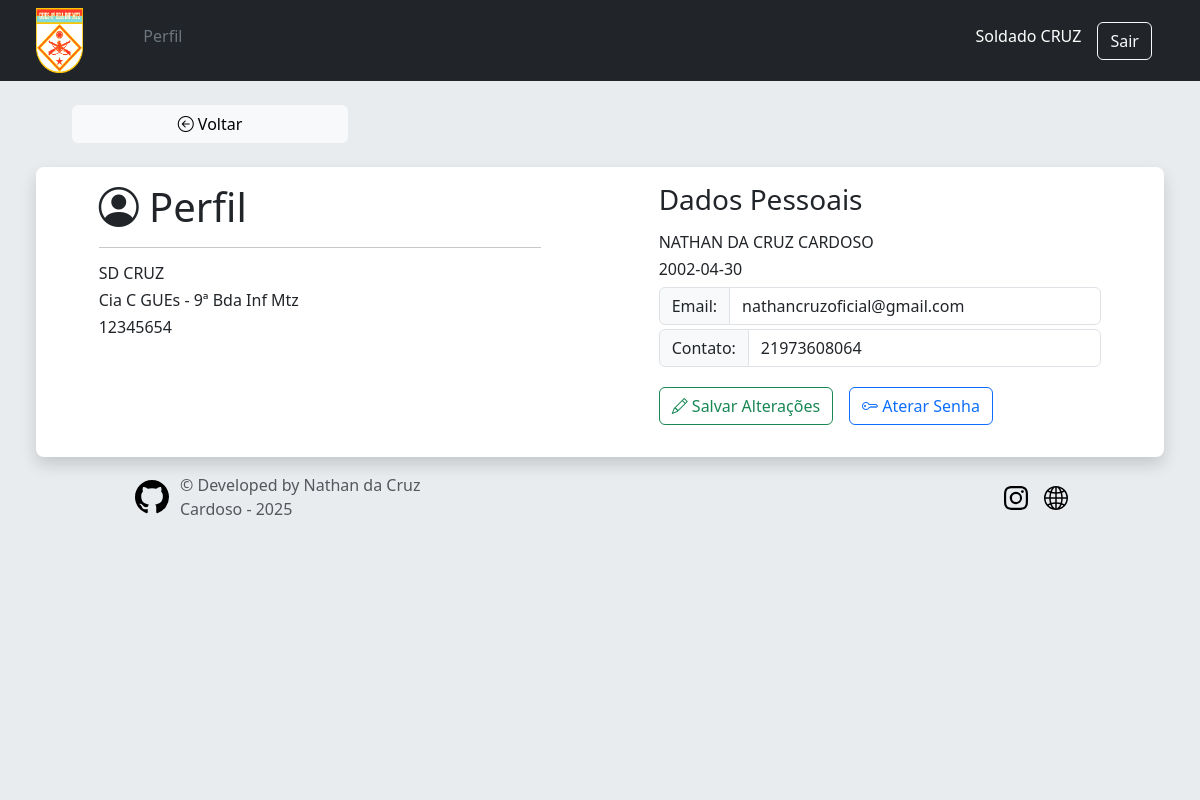
The app's page /user/profile (signed in) with its own data.
### app/models/tables.py (models this page shows, shortened)
class Patente(db.Model):
    __tablename__ = 'patentes'
    id = db.Column(db.Integer, primary_key=True)
    abrev = db.Column(db.String(50), nullable=False)
    posto = db.Column(db.String(50), nullable=False)
    users = db.relationship("User",  back_populates='patente')

class User(db.Model, UserMixin):
    __tablename__ = "users"
    id = db.Column(db.Integer, primary_key=True, nullable=False)
    military_id = db.Column(db.String(30), unique=True, nullable=False)
    username = db.Column(db.String(30), nullable=False)
    password = db.Column(db.String(255), nullable=False)  # Aumentando o tamanho para suporte a hash
    nome_completo = db.Column(db.String(30), unique=True, nullable=False)
    nome_guerra = db.Column(db.String(30), nullable=False)
    data_nascimento = db.Column(db.Date, nullable=False)
    nivel = db.Column(db.Integer, nullable=False, default=0)
    dias_disp = db.Column(db.Integer, nullable=False)
    email = db.Column(db.String(30), unique=True, nullable=False)
    telefone = db.Column(db.String(30), unique=True, nullable=False)
    fg_secao_id = db.Column(db.Integer, db.ForeignKey('secoes.id'), nullable=False)
    fg_organization_id = db.Column(db.Integer, db.ForeignKey('organizacoes.id'), nullable=False)
    fg_patente_id = db.Column(db.Integer, db.ForeignKey('patentes.id'), nullable=False)
    patente = db.relationship("Patente",  back_populates='users')
    organizacao = db.relationship("Organizacao",  back_populates='users')
    secao = db.relationship("Secao",  back_populates='users')
    ferias = db.relationship("Vacation",  back_populates='user')

class Organizacao(db.Model):
    __tablename__ = 'organizacoes'
    id = db.Column(db.Integer, primary_key=True)
    abrev = db.Column(db.String(50), nullable=False)
    name = db.Column(db.String(100), nullable=False)
    users = db.relationship("User",  back_populates='organizacao')

### app/routes/user.py (the view, shortened to what this page needs)
@user_bp.route('/profile', methods=['GET','POST'])
def profile():
    if not current_user.nivel == 3:
        form = ProfileForm(obj = current_user) # Pegue o registro do usuário logado
        return render_template('user/perfil.html', user_atual=current_user, form=form)
    else:
        return redirect(url_for("user.edit", user_id=current_user.id))

### app/models/forms.py
class ProfileForm(FlaskForm):
    email = StringField("email", validators=[DataRequired(), Email()])
    telefone = TelField("telefone",validators=[DataRequired()])
    submit = SubmitField('Salvar')

### app/controllers/home.py (called while the page is built)
@lm.user_loader
def load_user(user_id):
    return User.query.get(int(user_id))

### app/routes/user.py (called while the page is built)
@user_bp.before_request
@login_required
def require_login():
    pass

### app/templates/user/perfil.html (shortened to what this page needs)
{% extends 'layouts/base.html' %}
{% block head %}
    <link href="{{ url_for('static', filename = 'css/sign-in.css')}}" rel="stylesheet" >
{% endblock %}
{% block content %}
<a href="{{ url_for('user.home') }}" class="btn btn-light mb-4 w-25 ms-4"><i class="bi bi-arrow-left-circle"></i> Voltar</a>
<div class="row" >
  <div class="col-12 p-3 bg-white rounded-3 shadow">
    <form action="{{ url_for('user.profile') }}" method="POST">
    <div class="row-cols-1 row justify-content-around">
      <div class="col-5">
        <h1 class="mb-3 fw-normal}"><i class="bi bi-person-circle"></i> Perfil</h1>
        <hr>
        <h6 class="" >{{ current_user.patente.abrev }} {{ current_user.nome_guerra }}</h6>
        <h6 class="" >{{ current_user.organizacao.name }}</h6>
        <h6 class="" >{{ current_user.military_id }}</h6>
      </div>
      <div class="col-5">
      <h1 class="h3 mb-3 fw-normal">Dados Pessoais</h1>
      <h6 class="" >{{ current_user.nome_completo }}</h6>
      <h6 class="" >{{ current_user.data_nascimento }}</h6>
      <div class="input-group mb-1">
        <label class="input-group-text" for="email">Email:</label>
        {{ form.email(class="form-control text-lowercase", _name="email", id="email", placeholder="@email.com") }}
      </div>
      <div class="input-group mb-1">
        <label class="input-group-text" for="telefone">Contato:</label>
        {{ form.telefone(class="form-control", _name="telefone", id="telefone", placeholder="21912345678") }}
      </div>
      <div class="hstack gap-3">
        <button type="submit" class="btn btn-outline-success my-3">
          <i class="bi bi-pencil"></i> Salvar Alterações
      </button>
      <a href="{{ url_for('user.nova_senha',user_id=user_atual.id )}}" class="btn btn-outline-primary"><i class="bi bi-key"></i> Aterar Senha</a>
      </form>
    </div>
  </div>
</div>
{% endblock %}

### app/templates/shared/header.html (shortened to what this page needs)
<header class="text-bg-dark shadow">
  <div class="container-fluid">
    <div class="row mx-3 align-items-center">
      <div class="col-1 p-2 order-1">
        <a href="http://www.9bdainfmtz.eb.mil.br/" class="bg-danger">
          <img class="bi" src="{{ url_for('static', filename='src/logo.png') }}" alt="" width="auto" height="65">
        </a>
      </div>
      {% if current_user.is_authenticated %}
      <div class="col-12 col-md-8 order-md-3 order-4 ">
        {% include 'layouts/navbar.html' %}
      </div>
      <div class="col-md-3 col-11 hstack order-3 accordion justify-content-end">
        <h6 class="me-3" role="search">{{ current_user.patente.posto + " " + current_user.nome_guerra }}</h6>
        <a href="{{ url_for('user.logout') }}" class="btn btn-outline-light me-2">Sair</a>
      </div>
      {% endif %}
    </div>
  </div>
</header>

### app/static/css/sign-in.css (style rules this page uses)
html, body { height: 100%; }

### records on screen
Patente: patente "Soldado CRUZ", patente.abrev "SD"
User: nome_guerra "CRUZ", military_id "12345654", nome_completo "NATHAN DA CRUZ CARDOSO", data_nascimento "2002-04-30", email "nathancruzoficial@gmail.com", telefone "21973608064"
Organizacao: organizacao.name "Cia C GUEs - 9ª Bda Inf Mtz"
